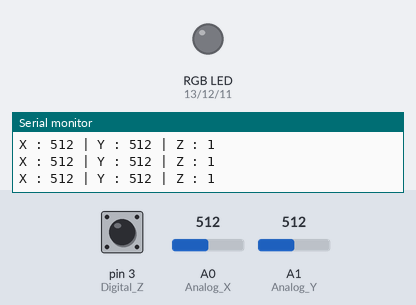
Simulated run of this sketch. Board: Arduino Uno, built with avr-gcc and run on an emulated ATmega328P. Shown: an RGB LED mixed from three pins (HIGH = lit), the last lines printed to the serial monitor. Inputs (shaded band) come from the test bench; at power-on: A0 (Analog_X) = 512, A1 (Analog_Y) = 512, pin 3 (Digital_Z) HIGH.

Above: at 1.2 s.
1.3 s: A0 (Analog_X) set to 108
4.3 s: A0 (Analog_X) set to 92
At 5.1 s:
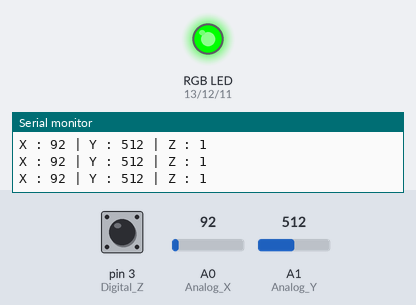
5.8 s: A1 (Analog_Y) set to 111
8.8 s: A1 (Analog_Y) set to 93
At 9.2 s:
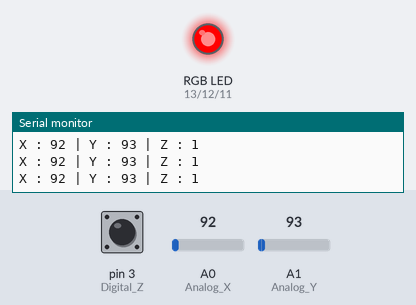
10.3 s: pin 3 (Digital_Z) pulled LOW for 0.15 s
At 10.41 s:
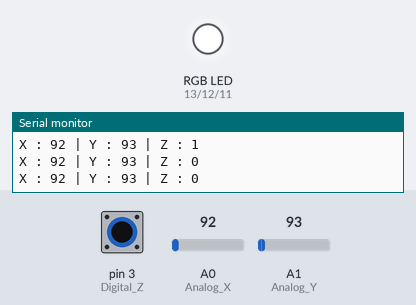
11.9 s: A1 (Analog_Y) set to 1023
At 12.4 s:
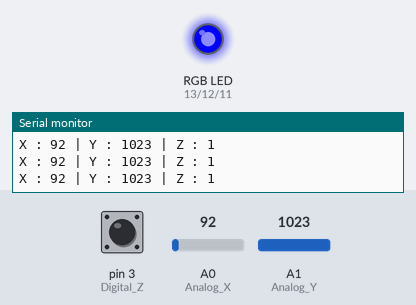
Timing chart, 0 to 14.4 s (numbered marks = the images above; inputs shaded):
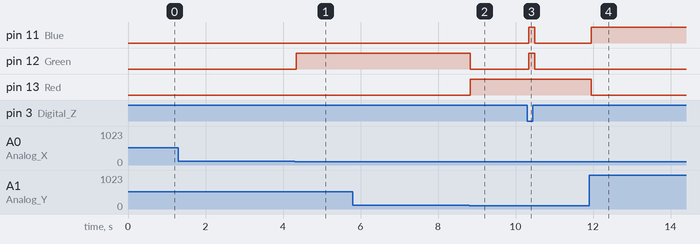

The sketch:

JoyStick_RGB_LED.ino
```cpp
int Analog_X = A0;
int Analog_Y = A1;
int Digital_Z = 3;
int Red = 13;
int Green = 12;
int Blue = 11;

void setup(){
  Serial.begin(9600);
  pinMode(Analog_X, INPUT);
  pinMode(Analog_Y, INPUT);
  pinMode(Digital_Z, INPUT_PULLUP);
  pinMode(Red, OUTPUT);
  pinMode(Green, OUTPUT);
  pinMode(Blue, OUTPUT);
}

void loop(){
  int val_X_A0;
  int val_Y_A1;
  int val_Z_13;
  val_X_A0 = analogRead(Analog_X);
  val_Y_A1 = analogRead(Analog_Y);
  val_Z_13 = digitalRead(Digital_Z);
  Serial.print("X : ");
  Serial.print(val_X_A0);
  Serial.print(" | Y : ");
  Serial.print(val_Y_A1);
  Serial.print(" | Z : ");
  Serial.println(val_Z_13);

  if(val_Z_13 == 1){
    if(val_Y_A1 >= 900){
      digitalWrite(Red , LOW);
      digitalWrite(Blue , HIGH);
      digitalWrite(Green , LOW);
    }else if(val_Y_A1 <= 100){
      digitalWrite(Red , HIGH);
      digitalWrite(Green , LOW);
      digitalWrite(Blue , LOW);
    }else if(val_X_A0 <= 100){
      digitalWrite(Green , HIGH);
      digitalWrite(Red , LOW);
      digitalWrite(Blue , LOW);
    }else if(val_X_A0 >= 900){
      digitalWrite(Green , HIGH);
      digitalWrite(Red , HIGH);
      digitalWrite(Blue , LOW);
    }else{
      digitalWrite(Red , LOW);
      digitalWrite(Green , LOW);
      digitalWrite(Blue , LOW);
    }
  }else{
    digitalWrite(Red , HIGH);
    digitalWrite(Green , HIGH);
    digitalWrite(Blue , HIGH);
  }

}
```

Measured:
- the behaviour switches between 101 and 100 on A0 (Analog_X) (found by bisection; images 0 and 1)
- the behaviour switches between 101 and 100 on A1 (Analog_Y) (found by bisection; images 1 and 2)
- after the input at 4.3 s, pin 12 (Green): LOW → HIGH at once
- after the input at 8.8 s, pin 12 (Green): HIGH → LOW at once; pin 13 (Red): LOW → HIGH at once
- after the input at 10.3 s, pin 11 (Blue), pin 12 (Green): LOW → HIGH at once, → LOW 0.16 s later
- after the input at 11.9 s, pin 11 (Blue): LOW → HIGH after 0.05 s; pin 13 (Red): HIGH → LOW after 0.05 s
